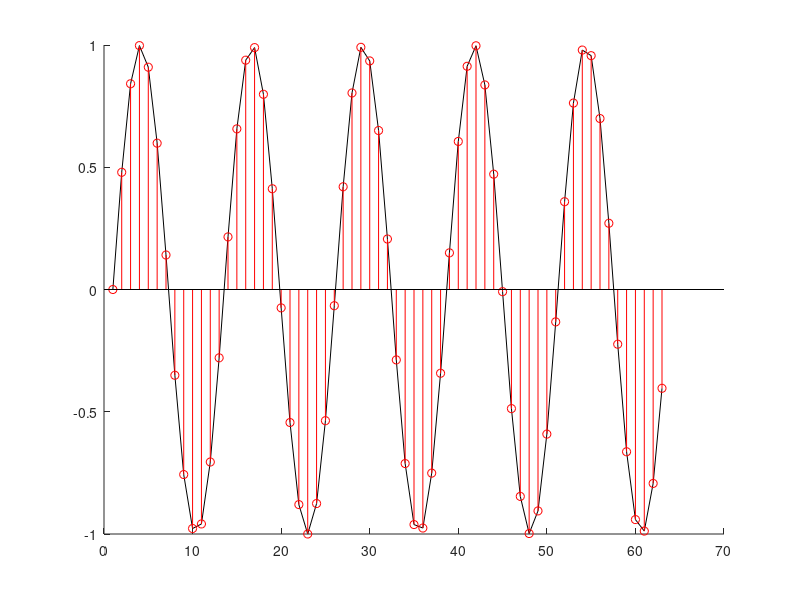

MATLAB code for this plot:
% Tecnologico de Costa Rica
% Escuela de Ingenieria Electronica
% El-5805 Procesamiento Digital de Señales

% This Octave File solves the
% problems given for the Course
% Digital Signal Processing

% All the plots are generated in a same window
hold on;

% Define a function called grapher, this
% functions lets generate a graph of a
% function f(x) = sin(x) in a continuos
% way.
% This function receives a vector with finite
% values of the domain.
function graph = grapher(d)
  plot(sin(d),"k");
end

% Define a function called grapher, this
% functions lets generate a graph of a
% function f(x) = sin(x) in a discrete
% way.
% This function reveices a vector with finite
% values of the domain.
function graphDiscrete = grapherDiscrete(d)
  stem(sin(d),"r");
end

% Lets generate a vector of numbers
% that will work as a domain.
% From 0 to 10 with steps of 0.5
domain = 0:0.5:10*pi;

% Lets call the functions
grapher(domain);
grapherDiscrete(domain);

% Release the hold on instruction
hold off;